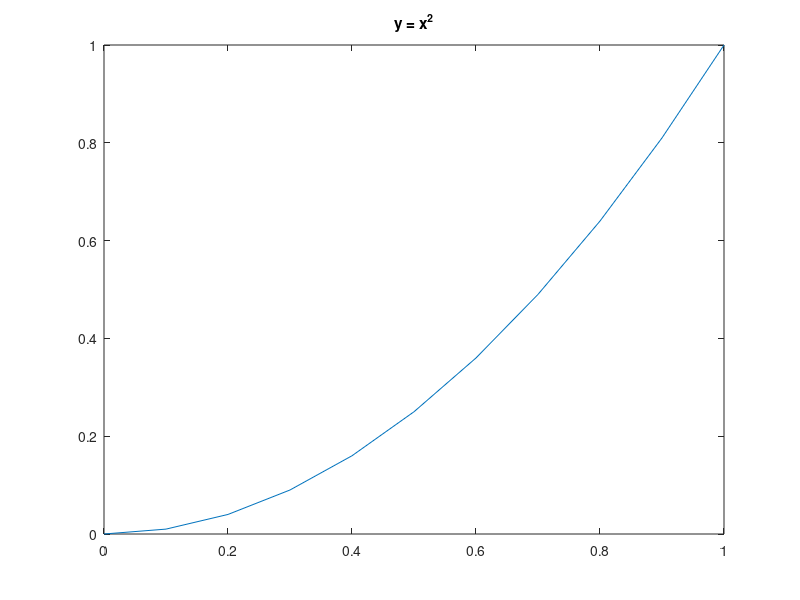

MATLAB code for this plot:
% x^2 from x = 0 to 1,
% solve its numeral integral using diff function and trapezoidal rule

x = 0:0.1:1;
func = @(x) x.^2;
y = func(x);
plot(x,y);
title('y = x^2');

% Calculate the Integral using Trapezoid method:

% Note(1/2):
%   - y(1:length(x)-1) is just the height of each rectangle, i.e.,
%     the y value at each (except for the last) point n
%   - diff(y)/2 is the "height/2" of each triangle, i.e.,
%     (('n+1'th y value)-(nth y value))/2
avg_y = y(1:length(x)-1) + diff(y)/2;

% Note(2/2):
%   - with diff(x) being the width of each rectangle and triangle, i.e.,
%     'n+1'th x value - nth x value
A = sum(diff(x).*avg_y)

% Using the in-built function:
A_trapz = trapz(x,y)

% Using the Simpson method:
A_simp = quad('x.^2', 0, 1)

% Using the Lobatto method:
A_lab = quadl(@(x) func(x), 0, 1)
